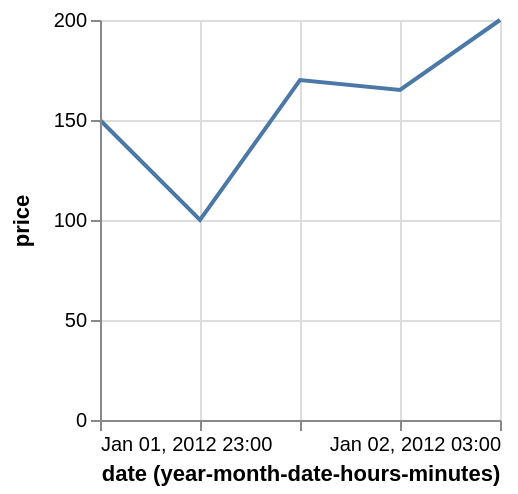

The Vega-Lite source for this figure:
### Vega specification from a JSON file in a GitHub repository (floating-point values rounded to 4 significant figures)
{"$schema": "https://vega.github.io/schema/vega/v4.json", "description": "Google's stock price over time.", "autosize": "pad", "padding": 5, "width": 200, "height": 200, "style": "cell", "data": [{"name": "source_0", "values": [{"date": "Sun, 01 Jan 2012 23:00:00", "price": 150}, {"date": "Sun, 02 Jan 2012 00:00:00", "price": 100}, {"date": "Sun, 02 Jan 2012 01:00:00", "price": 170}, {"date": "Sun, 02 Jan 2012 02:00:00", "price": 165}, {"date": "Sun, 02 Jan 2012 03:00:00", "price": 200}]}, {"name": "data_0", "source": "source_0", "transform": [{"type": "formula", "expr": "toDate(datum[\"date\"])", "as": "date"}, {"type": "formula", "as": "yearmonthdatehoursminutes_date", "expr": "datetime(year(datum[\"date\"]), month(datum[\"date\"]), date(datum[\"date\"]), hours(datum[\"date\"]), minutes(datum[\"date\"]), 0, 0)"}]}], "marks": [{"name": "marks", "type": "line", "style": ["line"], "sort": {"field": "datum[\"yearmonthdatehoursminutes_date\"]", "order": "descending"}, "from": {"data": "data_0"}, "encode": {"update": {"stroke": {"value": "#4c78a8"}, "tooltip": {"signal": "{\"date (year-month-date-hours-minutes)\": utcFormat(datum[\"yearmonthdatehoursminutes_date\"], '%b %d, %Y %H:%M'), \"price\": format(datum[\"price\"], \"\")}"}, "x": {"scale": "x", "field": "yearmonthdatehoursminutes_date"}, "y": {"scale": "y", "field": "price"}, "defined": {"signal": "datum[\"yearmonthdatehoursminutes_date\"] !== null && !isNaN(datum[\"yearmonthdatehoursminutes_date\"]) && datum[\"price\"] !== null && !isNaN(datum[\"price\"])"}}}}], "scales": [{"name": "x", "type": "utc", "domain": {"data": "data_0", "field": "yearmonthdatehoursminutes_date"}, "range": [0, {"signal": "width"}]}, {"name": "y", "type": "linear", "domain": {"data": "data_0", "field": "price"}, "range": [{"signal": "height"}, 0], "nice": true, "zero": true}], "axes": [{"scale": "x", "orient": "bottom", "grid": false, "title": "date (year-month-date-hours-minutes)", "labelFlush": true, "labelOverlap": true, "tickCount": {"signal": "ceil(width/40)"}, "encode": {"labels": {"update": {"text": {"signal": "utcFormat(datum.value, '%b %d, %Y %H:%M')"}}}}, "zindex": 1}, {"scale": "x", "orient": "bottom", "gridScale": "y", "grid": true, "tickCount": {"signal": "ceil(width/40)"}, "domain": false, "labels": false, "maxExtent": 0, "minExtent": 0, "ticks": false, "zindex": 0}, {"scale": "y", "orient": "left", "grid": false, "title": "price", "labelOverlap": true, "tickCount": {"signal": "ceil(height/40)"}, "zindex": 1}, {"scale": "y", "orient": "left", "gridScale": "x", "grid": true, "tickCount": {"signal": "ceil(height/40)"}, "domain": false, "labels": false, "maxExtent": 0, "minExtent": 0, "ticks": false, "zindex": 0}], "config": {"axisY": {"minExtent": 30}, "legend": {"gradientDirection": "horizontal", "gradientLength": 100}}}
